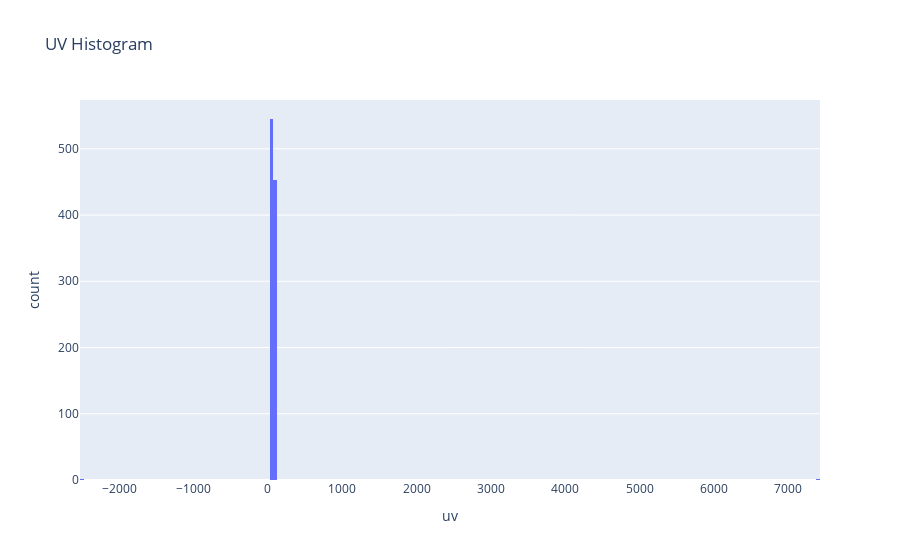

The cell this chart's notebook holds for it:
### Code cell
fig = px.histogram(df, x="uv", title="UV Histogram")
fig.show()

### Figure 1 — Plotly figure (JSON) as saved in the notebook; plotly's stock layout.template omitted (floating-point values rounded to 4 significant figures; data arrays with more than 128 entries replaced by an {"elided": "..."} marker saying what was removed)
{"data": [{"alignmentgroup": "True", "bingroup": "x", "hovertemplate": "uv=%{x}<br>count=%{y}<extra></extra>", "legendgroup": "", "marker": {"color": "#636efa", "pattern": {"shape": ""}}, "name": "", "offsetgroup": "", "orientation": "v", "showlegend": false, "type": "histogram", "x": {"elided": "1000 float values"}, "xaxis": "x", "yaxis": "y"}], "layout": {"barmode": "relative", "legend": {"tracegroupgap": 0}, "title": {"text": "UV Histogram"}, "xaxis": {"anchor": "y", "domain": [0, 1], "title": {"text": "uv"}}, "yaxis": {"anchor": "x", "domain": [0, 1], "title": {"text": "count"}}}}
